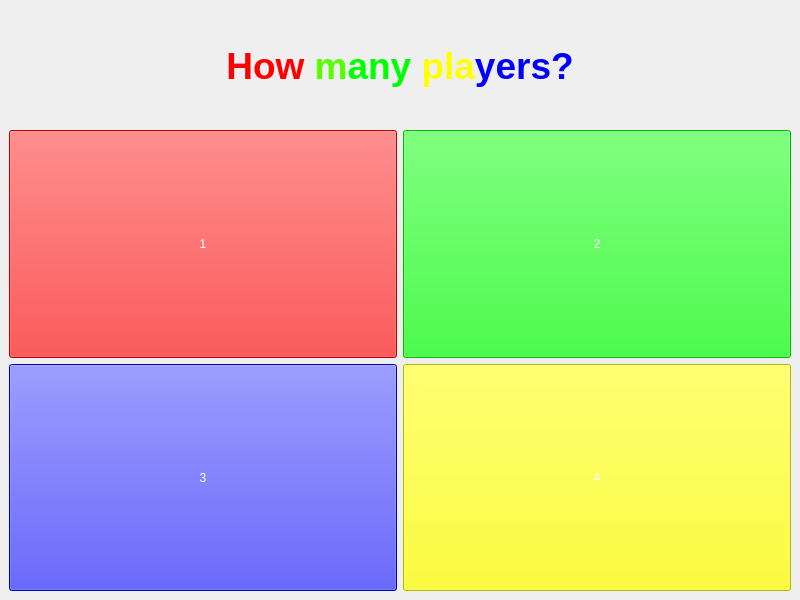
<?xml version="1.0" encoding="UTF-8"?>
<ui version="4.0">
 <class>Opening</class>
 <widget class="QMainWindow" name="Opening">
  <property name="geometry">
   <rect>
    <x>0</x>
    <y>0</y>
    <width>800</width>
    <height>600</height>
   </rect>
  </property>
  <property name="windowTitle">
   <string>Player Choice</string>
  </property>
  <property name="styleSheet">
   <string notr="true">QPushButton#pushButton{
font: 87 45pt &quot;Arial Black&quot;;
color: rgb(255,255,255);
background-color: rgb(255,0,0);
}
QPushButton#pushButton:hover{
background-color: rgb(180,0,0);
}
QPushButton#pushButton:pressed{
background-color: rgb(100,0,0);
}

QPushButton#pushButton_2{
font: 87 45pt &quot;Arial Black&quot;;
color: rgb(255,255,255);
background-color: rgb(0,255,0);
}
QPushButton#pushButton_2:hover{
background-color: rgb(0,180,0);
}
QPushButton#pushButton_2:pressed{
background-color: rgb(0,100,0);
}

QPushButton#pushButton_3{
font: 87 45pt &quot;Arial Black&quot;;
color: rgb(255,255,255);
background-color: rgb(0,0,255);
}
QPushButton#pushButton_3:hover{
background-color: rgb(0,0,180);
}
QPushButton#pushButton_3:pressed{
background-color: rgb(0,0,100);
}

QPushButton#pushButton_4{
font: 87 45pt &quot;Arial Black&quot;;
color: rgb(255,255,255);
background-color: rgb(255,255,0);
}
QPushButton#pushButton_4:hover{
background-color: rgb(180,180,0);
}
QPushButton#pushButton_4:pressed{
background-color: rgb(100,100,0);
}</string>
  </property>
  <widget class="QWidget" name="centralwidget">
   <property name="styleSheet">
    <string notr="true"/>
   </property>
   <layout class="QHBoxLayout" name="horizontalLayout_3">
    <item>
     <layout class="QVBoxLayout" name="verticalLayout_2" stretch="1,4">
      <item>
       <widget class="QLabel" name="label">
        <property name="text">
         <string>&lt;!DOCTYPE HTML PUBLIC &quot;-//W3C//DTD HTML 4.0//EN&quot; &quot;http://www.w3.org/TR/REC-html40/strict.dtd&quot;&gt;
&lt;html&gt;&lt;head&gt;&lt;meta name=&quot;qrichtext&quot; content=&quot;1&quot; /&gt;&lt;style type=&quot;text/css&quot;&gt;
p, li { white-space: pre-wrap; }
&lt;/style&gt;&lt;/head&gt;&lt;body style=&quot; font-family:'MS Shell Dlg 2'; font-size:8pt; font-weight:400; font-style:normal;&quot;&gt;
&lt;p style=&quot; margin-top:12px; margin-bottom:12px; margin-left:0px; margin-right:0px; -qt-block-indent:0; text-indent:0px;&quot;&gt;&lt;span style=&quot; font-size:28pt; font-weight:600; color:#ff0000;&quot;&gt;How&lt;/span&gt;&lt;span style=&quot; font-size:28pt; font-weight:600; color:#55ff00;&quot;&gt; m&lt;/span&gt;&lt;span style=&quot; font-size:28pt; font-weight:600; color:#00ff00;&quot;&gt;any&lt;/span&gt;&lt;span style=&quot; font-size:28pt; font-weight:600;&quot;&gt; &lt;/span&gt;&lt;span style=&quot; font-size:28pt; font-weight:600; color:#ffff00;&quot;&gt;pla&lt;/span&gt;&lt;span style=&quot; font-size:28pt; font-weight:600; color:#0000ff;&quot;&gt;yers?&lt;/span&gt;&lt;/p&gt;&lt;/body&gt;&lt;/html&gt;</string>
        </property>
        <property name="alignment">
         <set>Qt::AlignCenter</set>
        </property>
       </widget>
      </item>
      <item>
       <layout class="QVBoxLayout" name="verticalLayout">
        <item>
         <layout class="QHBoxLayout" name="horizontalLayout">
          <item>
           <widget class="QPushButton" name="pushButton">
            <property name="sizePolicy">
             <sizepolicy hsizetype="Minimum" vsizetype="Minimum">
              <horstretch>0</horstretch>
              <verstretch>0</verstretch>
             </sizepolicy>
            </property>
            <property name="autoFillBackground">
             <bool>false</bool>
            </property>
            <property name="styleSheet">
             <string notr="true"/>
            </property>
            <property name="text">
             <string>1</string>
            </property>
           </widget>
          </item>
          <item>
           <widget class="QPushButton" name="pushButton_2">
            <property name="enabled">
             <bool>true</bool>
            </property>
            <property name="sizePolicy">
             <sizepolicy hsizetype="Minimum" vsizetype="Minimum">
              <horstretch>0</horstretch>
              <verstretch>0</verstretch>
             </sizepolicy>
            </property>
            <property name="text">
             <string>2</string>
            </property>
           </widget>
          </item>
         </layout>
        </item>
        <item>
         <layout class="QHBoxLayout" name="horizontalLayout_2">
          <item>
           <widget class="QPushButton" name="pushButton_3">
            <property name="sizePolicy">
             <sizepolicy hsizetype="Minimum" vsizetype="Minimum">
              <horstretch>0</horstretch>
              <verstretch>0</verstretch>
             </sizepolicy>
            </property>
            <property name="text">
             <string>3</string>
            </property>
           </widget>
          </item>
          <item>
           <widget class="QPushButton" name="pushButton_4">
            <property name="sizePolicy">
             <sizepolicy hsizetype="Minimum" vsizetype="Minimum">
              <horstretch>0</horstretch>
              <verstretch>0</verstretch>
             </sizepolicy>
            </property>
            <property name="text">
             <string>4</string>
            </property>
           </widget>
          </item>
         </layout>
        </item>
       </layout>
      </item>
     </layout>
    </item>
   </layout>
  </widget>
 </widget>
 <resources/>
 <connections/>
</ui>
